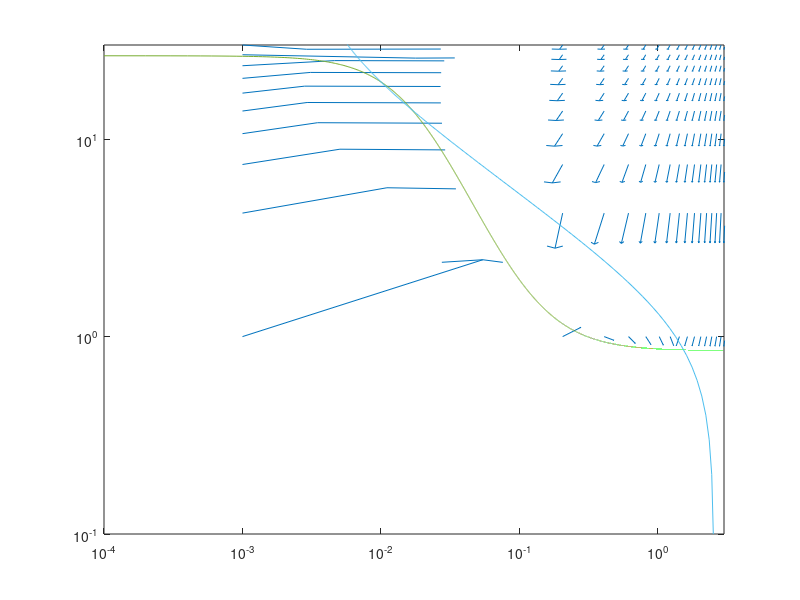
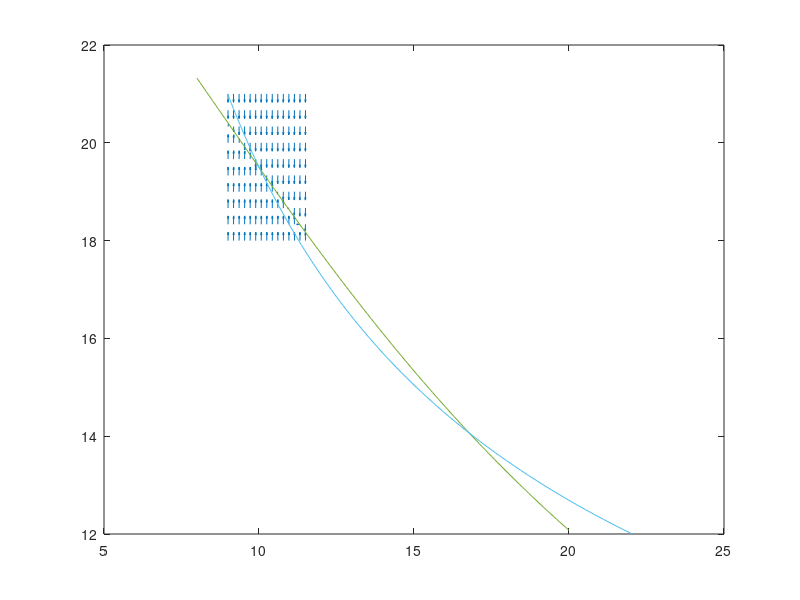
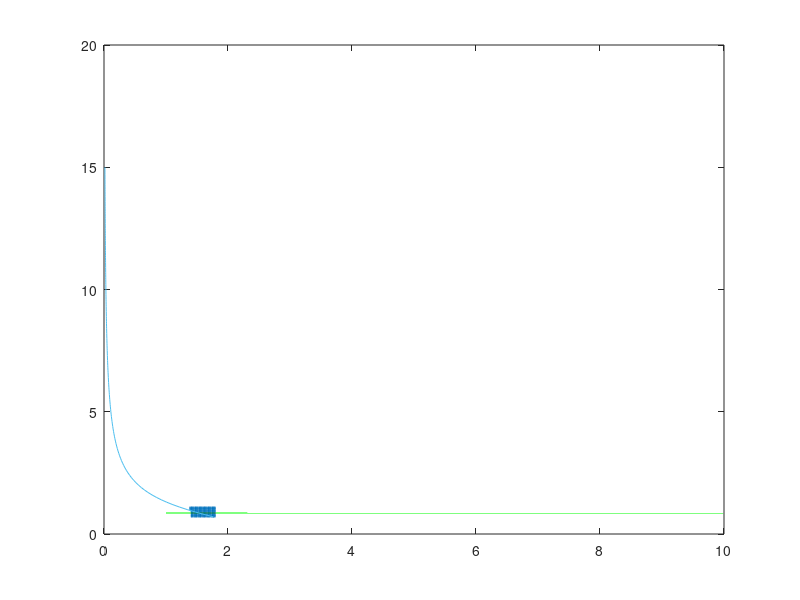

The MATLAB script that drew these images, in order:
%%%This plot is to draw the phase portrait of the bistable switch system

clear all
close all
clc

%Load parameters
load('ParSScon_1Arm_V5')
parf1=parf;
clear parf PAR ERR
load('ParSScon_2Arm_V5')
parf2=parf;
clear parf PAR ERR
load('ParSScon_2Arm_V5WithExIAA')
parff2=parf;
clear parf PAR ERR
load('ParSScon_1Arm_V5WithExIAA')
parff1=parf;
clear parf PAR ERR
load('Arm1TimePar','parf')
parf1TS=parf;
clear parf PAR ERR
load('Arm2TimePar','parf')
parf2TS=parf;
clear parf PAR ERR

%And the other parameters
K=[0.2 42.5 25 0.7]; %For K4=0.8, the 'high' state becomes unstable
SHIFTIAA=200;
SHIFTalpha=0;
x=[(0:10:100)];% (200:100:1000) (2000:1000:10000) (10000:10000:50000)];
[x1, x2] = meshgrid(logspace(-1,4,100),logspace(-1,4,100));
y = linspace(1,10000,50);
y2 = linspace(1,30,10);
[x1, x2] = meshgrid(y, y2);
% [x1, x2] = meshgrid((0:10:100),(100:1000:50000));
x1dot=parf1TS*(SHIFTIAA*(parff1(2)+x2.^(2*parf1(3)))+K(1)*(parf1(1)+parf1(4)*x2.^(2*parf1(3))))./(parf1(5)+parf1(6)*K(3)+(parf1(9)*K(3)+1)*x2.^(2*parf1(3)))-parf1TS*x1;
x2dot=parf2TS*(SHIFTalpha*(parff2(2)+x1.^(2*parf2(3)))+K(2)*(parf2(1)+parf2(4)*x1.^(2*parf2(3))))./(parf2(5)+parf2(6)*K(4)+(parf2(9)*K(4)+1)*x1.^(2*parf2(3)))-parf2TS*x2;
x1dot=x1dot./sqrt(x1dot.^2+x2dot.^2);
x2dot=x2dot./sqrt(x1dot.^2+x2dot.^2);
figure
quiver(x1/1000,x2,x1dot/20,x2dot,'MaxHeadSize',0.03,'AutoScaleFactor',0.5)
set(gca, 'YScale', 'log','XScale','log')
hold on
%Now plot the nullclines
x1=(0:0.1:10000);
x2=(0:0.1:30000);
x2=(0:0.1:100);
x1null=parf1TS*(SHIFTIAA*(parff1(2)+x2.^(2*parf1(3)))+K(1)*(parf1(1)+parf1(4)*x2.^(2*parf1(3))))./(parf1(5)+parf1(6)*K(3)+(parf1(9)*K(3)+1)*x2.^(2*parf1(3)))/parf1TS;
x2null=parf2TS*(SHIFTalpha*(parff2(2)+x1.^(2*parf2(3)))+K(2)*(parf2(1)+parf2(4)*x1.^(2*parf2(3))))./(parf2(5)+parf2(6)*K(4)+(parf2(9)*K(4)+1)*x1.^(2*parf2(3)))/parf2TS;
% figure
plot(x1/1e3,x2null)
plot(x1null/1e3,x2)

xlim([-1e-1 3])
ylim([0 30])


%Plot individual stable points with phase portrait
%First 2 equilibria (saddle and stable)
y2 = linspace(13,20,10);
y = linspace(8,20,10);
%More zoom
y = linspace(9,11.5,15);
y2 = linspace(18,21,10);
[x1, x2] = meshgrid(y, y2);
x1dot=parf1TS*(SHIFTIAA*(parff1(2)+x2.^(2*parf1(3)))+K(1)*(parf1(1)+parf1(4)*x2.^(2*parf1(3))))./(parf1(5)+parf1(6)*K(3)+(parf1(9)*K(3)+1)*x2.^(2*parf1(3)))-parf1TS*x1;
x2dot=parf2TS*(SHIFTalpha*(parff2(2)+x1.^(2*parf2(3)))+K(2)*(parf2(1)+parf2(4)*x1.^(2*parf2(3))))./(parf2(5)+parf2(6)*K(4)+(parf2(9)*K(4)+1)*x1.^(2*parf2(3)))-parf2TS*x2;
x1dot=x1dot./sqrt(x1dot.^2+x2dot.^2);
x2dot=x2dot./sqrt(x1dot.^2+x2dot.^2);
figure
quiver(x1,x2,x1dot,x2dot,'MaxHeadSize',0.2,'AutoScaleFactor',0.5)
hold on
xx1=(8:0.1:20);
xx2=(12:0.1:21);
x1null=parf1TS*(SHIFTIAA*(parff1(2)+xx2.^(2*parf1(3)))+K(1)*(parf1(1)+parf1(4)*xx2.^(2*parf1(3))))./(parf1(5)+parf1(6)*K(3)+(parf1(9)*K(3)+1)*xx2.^(2*parf1(3)))/parf1TS;
x2null=parf2TS*(SHIFTalpha*(parff2(2)+xx1.^(2*parf2(3)))+K(2)*(parf2(1)+parf2(4)*xx1.^(2*parf2(3))))./(parf2(5)+parf2(6)*K(4)+(parf2(9)*K(4)+1)*xx1.^(2*parf2(3)))/parf2TS;

plot(xx1,x2null)
plot(x1null,xx2)


%Second stable equilibria
y = linspace(1.4*1e3,1.8*1e3,20);
y2 = linspace(0.7,1.1,15);
[x1, x2] = meshgrid(y, y2);
% [x1, x2] = meshgrid((0:10:100),(100:1000:50000));
x1dot=parf1TS*(SHIFTIAA*(parff1(2)+x2.^(2*parf1(3)))+K(1)*(parf1(1)+parf1(4)*x2.^(2*parf1(3))))./(parf1(5)+parf1(6)*K(3)+(parf1(9)*K(3)+1)*x2.^(2*parf1(3)))-parf1TS*x1;
x2dot=parf2TS*(SHIFTalpha*(parff2(2)+x1.^(2*parf2(3)))+K(2)*(parf2(1)+parf2(4)*x1.^(2*parf2(3))))./(parf2(5)+parf2(6)*K(4)+(parf2(9)*K(4)+1)*x1.^(2*parf2(3)))-parf2TS*x2;
x1dot=x1dot./sqrt(x1dot.^2+x2dot.^2);
x2dot=x2dot./sqrt(x1dot.^2+x2dot.^2);
figure

quiver(x1/1000,x2,x1dot,x2dot,'MaxHeadSize',0.2,'AutoScaleFactor',0.5)
hold on

xx1=(1000:0.1:10000);
xx2=(0.7:0.1:15);
x1null=parf1TS*(SHIFTIAA*(parff1(2)+xx2.^(2*parf1(3)))+K(1)*(parf1(1)+parf1(4)*xx2.^(2*parf1(3))))./(parf1(5)+parf1(6)*K(3)+(parf1(9)*K(3)+1)*xx2.^(2*parf1(3)))/parf1TS;
x2null=parf2TS*(SHIFTalpha*(parff2(2)+xx1.^(2*parf2(3)))+K(2)*(parf2(1)+parf2(4)*xx1.^(2*parf2(3))))./(parf2(5)+parf2(6)*K(4)+(parf2(9)*K(4)+1)*xx1.^(2*parf2(3)))/parf2TS;

plot(xx1/1e3,x2null)
plot(x1null/1e3,xx2)